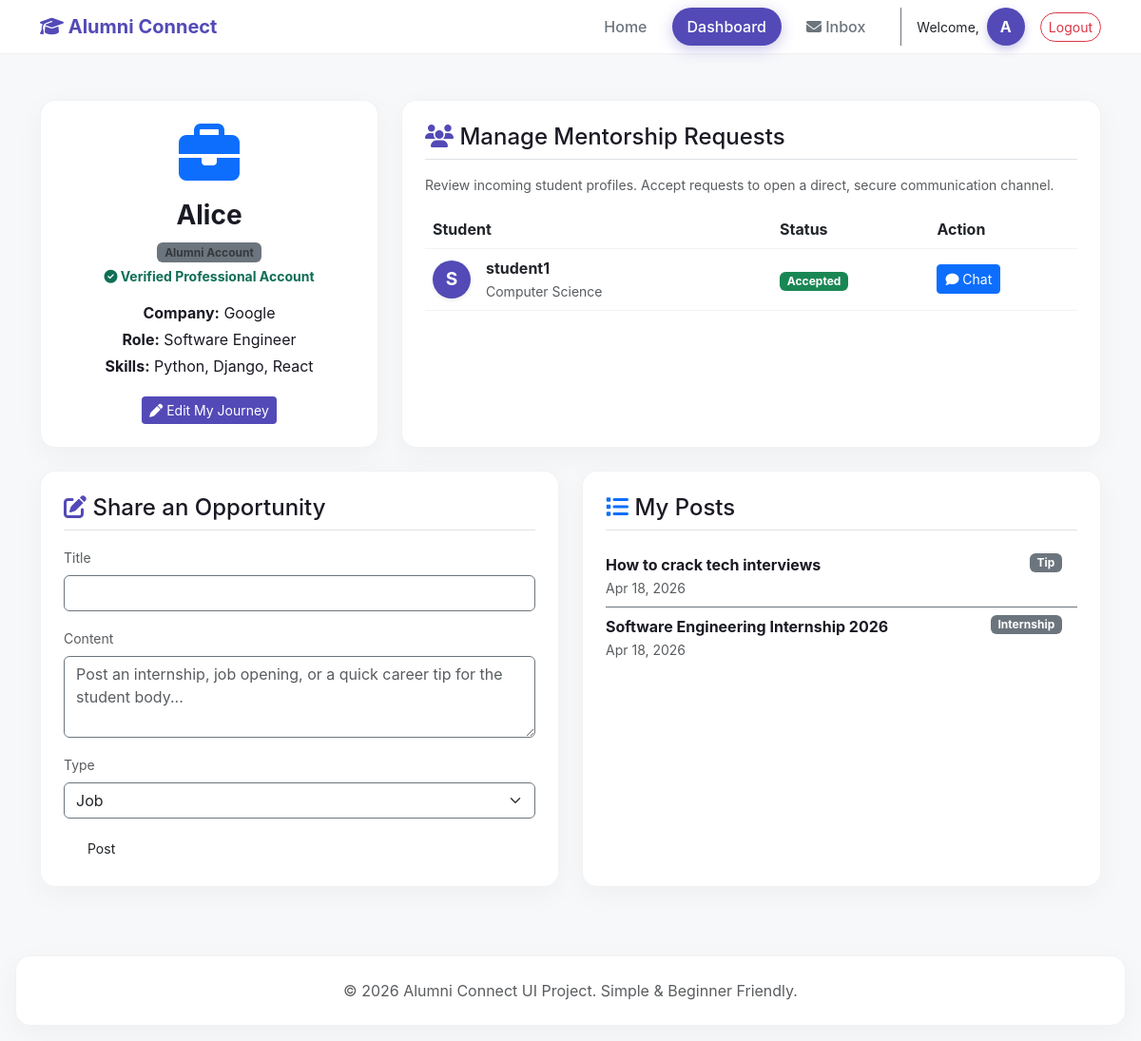
The page /dashboard/alumni/ (signed in) on the database its author committed.
### mainapp/models.py (models this page shows, shortened)
class User(AbstractUser):
    is_student = models.BooleanField('student status', default=False)
    is_alumni = models.BooleanField('alumni status', default=False)

class AlumniProfile(models.Model):
    user = models.OneToOneField(User, on_delete=models.CASCADE, related_name='alumni_profile')
    profile_picture = models.ImageField(upload_to='profile_pics/', blank=True, null=True)
    department = models.CharField(max_length=100)
    company = models.CharField(max_length=100, blank=True)
    role = models.CharField(max_length=100, blank=True)
    experience = models.TextField(blank=True)  # in years or description
    skills = models.TextField(blank=True)
    is_verified = models.BooleanField(default=False)

class MentorshipRequest(models.Model):
    STATUS_CHOICES = (
        ('Pending', 'Pending'),
        ('Accepted', 'Accepted'),
        ('Rejected', 'Rejected'),
    )
    student = models.ForeignKey(User, on_delete=models.CASCADE, related_name='sent_requests', limit_choices_to={'is_student': True})
    alumni = models.ForeignKey(User, on_delete=models.CASCADE, related_name='received_requests', limit_choices_to={'is_alumni': True})
    message = models.TextField(blank=True)
    status = models.CharField(max_length=10, choices=STATUS_CHOICES, default='Pending')
    created_at = models.DateTimeField(auto_now_add=True)

class StudentProfile(models.Model):
    user = models.OneToOneField(User, on_delete=models.CASCADE, related_name='student_profile')
    profile_picture = models.ImageField(upload_to='profile_pics/', blank=True, null=True)
    resume = models.FileField(upload_to='resumes/', blank=True, null=True)
    branch = models.CharField(max_length=100)
    year = models.IntegerField(null=True, blank=True)
    interests = models.TextField(blank=True)
    is_verified = models.BooleanField(default=False)

class Post(models.Model):
    POST_TYPES = (
        ('Job', 'Job'),
        ('Internship', 'Internship'),
        ('Tip', 'Career Tip'),
    )
    author = models.ForeignKey(User, on_delete=models.CASCADE, related_name='posts', limit_choices_to={'is_alumni': True})
    title = models.CharField(max_length=200)
    content = models.TextField()
    post_type = models.CharField(max_length=20, choices=POST_TYPES, default='Job')
    created_at = models.DateTimeField(auto_now_add=True)

### mainapp/views.py (the view)
# urls.py: path('dashboard/alumni/', views.alumni_dashboard, name='alumni_dashboard'),
@login_required
def alumni_dashboard(request):
    if not request.user.is_alumni:
        return redirect('home')
    received_requests = MentorshipRequest.objects.filter(alumni=request.user)
    my_posts = Post.objects.filter(author=request.user).order_by('-created_at')
    if request.method == 'POST':
        post_form = PostForm(request.POST)
        if post_form.is_valid():
            post = post_form.save(commit=False)
            post.author = request.user
            post.save()
            return redirect('alumni_dashboard')
    else:
        post_form = PostForm()
    return render(request, 'alumni_dashboard.html', {
        'received_requests': received_requests,
        'my_posts': my_posts,
        'post_form': post_form
    })

### templates/alumni_dashboard.html (shortened to what this page needs)
{% extends 'base.html' %}
{% block content %}
<div class="row fade-in">
    <div class="col-md-4 mb-4">
        <div class="glass-card p-4 text-center hover-3d h-100 tilt-effect">
            <div class="hover-3d-inner">
                <i class="fa-solid fa-briefcase text-primary mb-3" style="font-size: 4rem;"></i>
                <h3 class="fw-bold">{{ user.first_name|default:user.username }}</h3>
                <p class="text-muted mb-1 badge bg-secondary">Alumni Account</p>
                {% if user.alumni_profile %}
                    {% if user.alumni_profile.is_verified %}
                        <p class="text-teal small fw-bold"><i class="fa-solid fa-check-circle"></i> Verified Professional Account</p>
                    {% else %}
                        <p class="text-warning small fw-bold"><i class="fa-solid fa-clock"></i> Pending Verification by Admin</p>
                    {% endif %}
                    <p class="mb-1 mt-2"><strong>Company:</strong> {{ user.alumni_profile.company }}</p>
                    <p class="mb-1"><strong>Role:</strong> {{ user.alumni_profile.role }}</p>
                    <p class="mb-1"><strong>Skills:</strong> {{ user.alumni_profile.skills }}</p>
                {% else %}
                    <p class="text-danger small mt-2">Profile incomplete. Please set up your professional profile.</p>
                {% endif %}
                <a href="{% url 'edit_profile' %}" class="btn btn-sm btn-primary-brand mt-3"><i class="fa-solid fa-pen"></i> Edit My Journey</a>
            </div>
        </div>
    </div>
    <div class="col-md-8 mb-4">
        <div class="glass-card p-4 h-100">
            <h4 class="mb-3 border-bottom pb-2"><i class="fa-solid fa-users text-primary-brand"></i> Manage Mentorship Requests</h4>
            <p class="text-muted small">Review incoming student profiles. Accept requests to open a direct, secure communication channel.</p>
            {% if received_requests %}
                <div class="table-responsive">
                    <table class="table text-light table-borderless align-middle" style="color:var(--text-color) !important;">
                        <thead>
                            <tr style="border-bottom: 1px solid var(--glass-border);">
                                <th>Student</th>
                                <th>Status</th>
                                <th>Action</th>
                            </tr>
                        </thead>
                        <tbody>
                        {% for req in received_requests %}
                            <tr style="border-bottom: 1px solid var(--glass-border);">
                                <td>
                                    <div class="d-flex align-items-center gap-3">
                                        {% if req.student.student_profile.profile_picture %}
                                            <img src="{{ req.student.student_profile.profile_picture.url }}" class="rounded-circle shadow-sm" style="width:40px; height:40px; object-fit:cover; border: 2px solid var(--primary-color);">
                                        {% else %}
                                            <div class="avatar-circle shadow-sm" style="width:40px; height:40px; font-size:1.2rem;">{{ req.student.username|make_list|first }}</div>
                                        {% endif %}
                                        <div>
                                            <span style="color:var(--text-color); font-weight: bold;">{{ req.student.username }}</span><br>
                                            <small class="text-muted">{{ req.student.student_profile.branch }}</small>
                                        </div>
                                    </div>
                                </td>
                                <td>
                                    {% if req.status == 'Pending' %}
                                        <span class="badge bg-warning text-dark">{{ req.status }}</span>
                                    {% elif req.status == 'Accepted' %}
                                        <span class="badge bg-success">{{ req.status }}</span>
                                    {% else %}
                                        <span class="badge bg-danger">{{ req.status }}</span>
                                    {% endif %}
                                </td>
                                <td>
                                    {% if req.status == 'Pending' %}
                                        <a href="{% url 'handle_request' req.id 'accept' %}" class="btn btn-sm btn-connect text-white"><i class="fa-solid fa-check"></i> Confirm Connection</a>
                                        <a href="{% url 'handle_request' req.id 'reject' %}" class="btn btn-sm text-white" style="background-color: var(--coral-color);"><i class="fa-solid fa-times"></i> Decline Request</a>
                                    {% elif req.status == 'Accepted' %}
                                        <a href="{% url 'chat_thread' req.student.username %}" class="btn btn-sm btn-primary text-white"><i class="fa-solid fa-comment"></i> Chat</a>
                                    {% else %}
                                        <span class="text-muted small">Rejected</span>
                                    {% endif %}
                                </td>
                            </tr>
                        {% endfor %}
                        </tbody>
                    </table>
                </div>
            {% else %}
                <p class="text-muted">No requests received yet.</p>
            {% endif %}
        </div>
    </div>
</div>
<div class="row fade-in" style="transition-delay: 0.2s;">
    <div class="col-md-6 mb-4">
        <div class="glass-card p-4 h-100">
            <h4 class="mb-3 border-bottom pb-2"><i class="fa-solid fa-pen-to-square text-primary-brand"></i> Share an Opportunity</h4>
            <form method="post">
                <div class="mb-3">
                    <label class="form-label text-muted small">Title</label>
                    <input type="text" name="{{ post_form.title.name }}" class="form-control bg-transparent border-secondary" style="color:var(--text-dark);" required>
                </div>
                <div class="mb-3">
                    <label class="form-label text-muted small">Content</label>
                    <textarea name="{{ post_form.content.name }}" class="form-control bg-transparent border-secondary" rows="3" placeholder="Post an internship, job opening, or a quick career tip for the student body..." style="color:var(--text-dark);" required></textarea>
                </div>
                <div class="mb-3">
                    <label class="form-label text-muted small">Type</label>
                    <select name="{{ post_form.post_type.name }}" class="form-select bg-transparent border-secondary text-dark" required>
                        <option value="Job">Job</option>
                    </select>
                </div>
                <button type="submit" class="btn btn-3d btn-sm px-4">Post</button>
            </form>
        </div>
    </div>
    <div class="col-md-6 mb-4">
        <div class="glass-card p-4 h-100">
            <h4 class="mb-3 border-bottom pb-2"><i class="fa-solid fa-list text-primary"></i> My Posts</h4>
            {% if my_posts %}
                <ul class="list-group list-group-flush bg-transparent">
                    {% for p in my_posts|slice:":3" %}
                        <li class="list-group-item bg-transparent border-secondary ps-0" style="color:var(--text-color);">
                            <span class="badge bg-secondary float-end">{{ p.post_type }}</span>
                            <strong>{{ p.title }}</strong><br>
                            <small class="text-muted">{{ p.created_at|date:"M d, Y" }}</small>
                        </li>
                    {% endfor %}
                </ul>
            {% else %}
                <p class="text-muted">You haven't posted anything yet.</p>
            {% endif %}
        </div>
    </div>
</div>
{% endblock %}

### templates/base.html (shortened to what this page needs)
{% load static %}
<!DOCTYPE html>
<html lang="en">
<head>
    <link href="https://cdn.jsdelivr.net/npm/bootstrap@5.3.0/dist/css/bootstrap.min.css" rel="stylesheet">
    <link rel="stylesheet" href="https://cdnjs.cloudflare.com/ajax/libs/font-awesome/6.4.0/css/all.min.css">
    <link rel="stylesheet" href="{% static 'css/style.css' %}">
</head>
<body>
    <nav class="navbar navbar-expand-lg modern-navbar sticky-top tilt-effect">
        <div class="container tilt-inner">
            <a class="navbar-brand fw-bold " href="{% url 'home' %}">
                <i class="fa-solid fa-graduation-cap text-primary-brand"></i> <span class="text-primary-brand">Alumni Connect</span>
            </a>
            <div class="collapse navbar-collapse" id="navbarNav">
                <ul class="navbar-nav ms-auto align-items-center">
                    <li class="nav-item">
                        <a class="nav-link {% if request.resolver_match.url_name == 'home' %}active-pill{% endif %}" href="{% url 'home' %}">Home</a>
                    </li>
                    {% if user.is_authenticated %}
                        {% if user.is_student %}
                        <li class="nav-item"><a class="nav-link {% if request.resolver_match.url_name == 'student_dashboard' %}active-pill{% endif %}" href="{% url 'student_dashboard' %}">Dashboard</a></li>
                        <li class="nav-item"><a class="nav-link {% if request.resolver_match.url_name == 'chat_inbox' %}active-pill{% endif %}" href="{% url 'chat_inbox' %}"><i class="fa-solid fa-envelope"></i> Inbox</a></li>
                        {% elif user.is_alumni %}
                        <li class="nav-item"><a class="nav-link {% if request.resolver_match.url_name == 'alumni_dashboard' %}active-pill{% endif %}" href="{% url 'alumni_dashboard' %}">Dashboard</a></li>
                        <li class="nav-item"><a class="nav-link {% if request.resolver_match.url_name == 'chat_inbox' %}active-pill{% endif %}" href="{% url 'chat_inbox' %}"><i class="fa-solid fa-envelope"></i> Inbox</a></li>
                        {% elif user.is_superuser %}
                        <li class="nav-item"><a class="nav-link {% if request.resolver_match.url_name == 'admin_dashboard' %}active-pill{% endif %}" href="{% url 'admin_dashboard' %}">Admin Dashboard</a></li>
                        {% endif %}
                        <li class="nav-item ms-3 border-start ps-3 border-secondary d-flex align-items-center gap-2">
                            <span class="text-dark small">Welcome,</span>
                            <div class="avatar-circle" title="{{ user.username }}" style="overflow: hidden;">
                                {% if user.is_student and user.student_profile.profile_picture %}
                                    <img src="{{ user.student_profile.profile_picture.url }}" alt="{{ user.username }}" style="width: 100%; height: 100%; object-fit: cover;">
                                {% elif user.is_alumni and user.alumni_profile.profile_picture %}
                                    <img src="{{ user.alumni_profile.profile_picture.url }}" alt="{{ user.username }}" style="width: 100%; height: 100%; object-fit: cover;">
                                {% else %}
                                    {{ user.username|make_list|first }}
                                {% endif %}
                            </div>
                        </li>
                        <li class="nav-item ms-3">
                            <form action="{% url 'logout' %}" method="post" class="d-inline">
                                <button type="submit" class="btn btn-sm btn-outline-danger" style="border-radius: 20px;">Logout</button>
                            </form>
                        </li>
                    {% endif %}
                </ul>
            </div>
        </div>
    </nav>
    <main class="container my-5">
        {% block content %}
        {% endblock content %}
    </main>
    <footer class="text-center py-4 mt-5 glass-card mx-3 mb-3">
        <p class="mb-0 text-muted">&copy; 2026 Alumni Connect UI Project. Simple & Beginner Friendly.</p>
    </footer>
</body>
</html>

### rows shown on the page
User: username|make_list "A", first_name "Alice", alumni_profile.company "Google", alumni_profile.role "Software Engineer", alumni_profile.skills "Python, Django, React"
MentorshipRequest: student.username|make_list "S", student.username "student1", student.student_profile.branch "Computer Science", status "Accepted", shows "Chat"
Post: post_type "Tip", title "How to crack tech interviews", created_at "Apr 18, 2026"
Post: post_type "Internship", title "Software Engineering Internship 2026", created_at "Apr 18, 2026"
